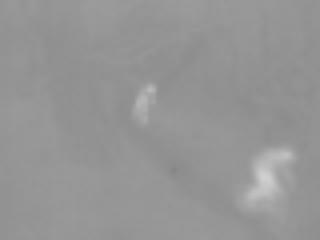
#> input picture data/examples/Intensity2.png, 320 x 240 px
$ python -i segmentation.py   (imports and definitions only)   (Python 2 division)
#> lines starting #> are read from the running program, lines starting #| are printed output that depends on the picture; after the words box and inside, x2 and y2 are one past the last pixel; in counts of white or black regions, pixels touching at a corner belong together
#> further down, picture is the input picture: shape (240, 320); min 132, max 210, mean 149.1
import numpy as np
import cv2
import os
import argparse
from matplotlib import pyplot as plt


def background_threshold(frame):
    histogram_threshold(frame)
    return otsu_threshold(frame)


def otsu_threshold(frame):
    # Otsu's thresholding after Gaussian filtering
    blur = cv2.GaussianBlur(frame, (3, 3), 0)
    ret3, th3 = cv2.threshold(blur, 0, 255, cv2.THRESH_BINARY + cv2.THRESH_OTSU)
    return th3


def histogram_threshold(frame):
    hist_size = 256
    hist = cv2.calcHist([frame], [0], None, [256], [0, 256])
    plt.plot(hist)
    plt.xlim([0, 256])
    plt.show()

    min_val, max_val, min_loc, max_loc = cv2.minMaxLoc(hist)
    print max_loc
    #return th3


def investigate_threshold(frame):
    """Try different threshold types a visualize the results.

    otsu:

    Args:
        frame (np.array): Input frame.

    """

    ret1, th1 = cv2.threshold(frame, 127, 255, cv2.THRESH_BINARY)
#> th1: shape (240, 320); every value is 255

    ret2, th2 = cv2.threshold(frame, 0, 255, cv2.THRESH_BINARY + cv2.THRESH_OTSU)
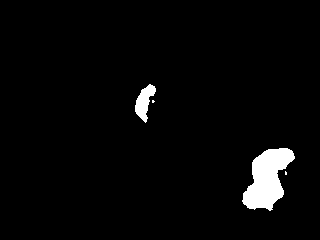
#> th2: shape (240, 320); 3.1% white; 4 white regions (2 under 20 px), largest, box (x1, y1, x2, y2) and area: (242, 148, 295, 211) 1942, (135, 84, 156, 123) 417
#> ret2 = 162

    # Otsu's thresholding after Gaussian filtering
    blur = cv2.GaussianBlur(frame, (3, 3), 0)
    ret3, th3 = cv2.threshold(blur, 0, 255, cv2.THRESH_BINARY + cv2.THRESH_OTSU)
#> th3: shape (240, 320); 3.1% white; 4 white regions (2 under 20 px), largest, box (x1, y1, x2, y2) and area: (242, 148, 295, 211) 1946, (135, 84, 156, 122) 417
#> ret3 = 162
    #print th3

    # plot all the images and their histograms
    images = [frame, 0, th1,
              frame, 0, th2,
              blur, 0, th3]
    titles = ['Original Noisy Image', 'Histogram', 'Global Thresholding (v=127)',
              'Original Noisy Image', 'Histogram', "Otsu's Thresholding",
              'Gaussian filtered Image', 'Histogram', "Otsu's Thresholding"]

    for i in xrange(3):
        plt.subplot(3, 3, i * 3 + 1), plt.imshow(images[i * 3], 'gray')
        plt.title(titles[i * 3]), plt.xticks([]), plt.yticks([])
        plt.subplot(3, 3, i * 3 + 2), plt.hist(images[i * 3].ravel(), 256)
        plt.title(titles[i * 3 + 1]), plt.xticks([]), plt.yticks([])
        plt.subplot(3, 3, i * 3 + 3), plt.imshow(images[i * 3 + 2], 'gray')
        plt.title(titles[i * 3 + 2]), plt.xticks([]), plt.yticks([])
    plt.show()
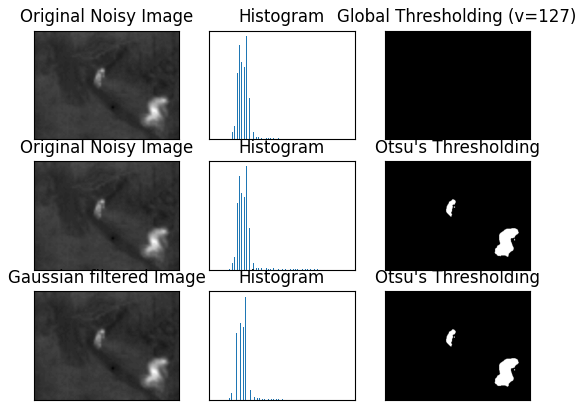
#> figure drawn by matplotlib, 9 panels

>>> import cv2
>>> picture = cv2.imread('../../data/examples/Intensity2.png', cv2.IMREAD_GRAYSCALE)
>>> result = investigate_threshold(picture)
